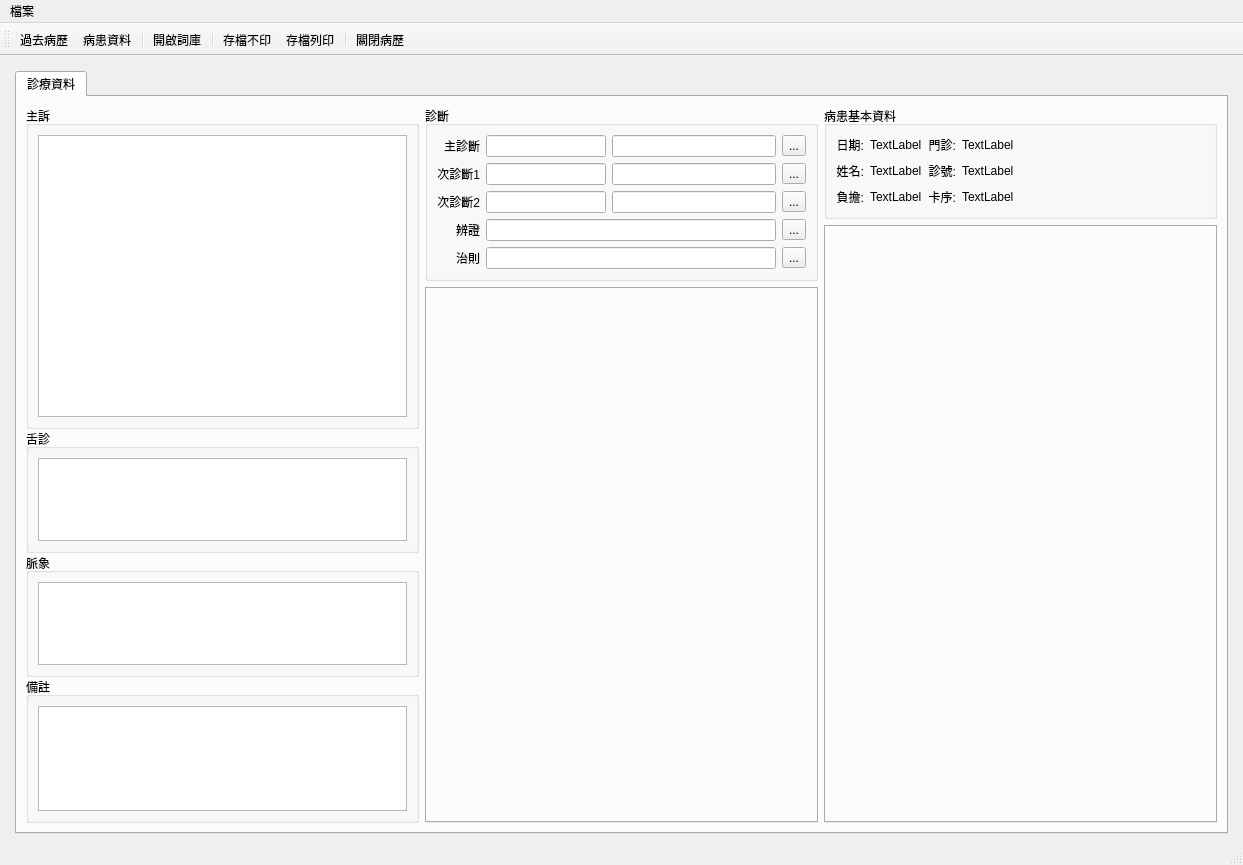
<?xml version="1.0" encoding="UTF-8"?>
<ui version="4.0">
 <class>TemplateWindow</class>
 <widget class="QMainWindow" name="TemplateWindow">
  <property name="geometry">
   <rect>
    <x>0</x>
    <y>0</y>
    <width>1243</width>
    <height>865</height>
   </rect>
  </property>
  <property name="windowTitle">
   <string>病歷內容</string>
  </property>
  <widget class="QWidget" name="centralwidget">
   <layout class="QVBoxLayout" name="verticalLayout_13">
    <item>
     <layout class="QGridLayout" name="gridLayout">
      <property name="leftMargin">
       <number>6</number>
      </property>
      <property name="topMargin">
       <number>6</number>
      </property>
      <property name="rightMargin">
       <number>6</number>
      </property>
      <item row="0" column="0">
       <widget class="QTabWidget" name="tabWidget_medical">
        <property name="currentIndex">
         <number>0</number>
        </property>
        <widget class="QWidget" name="tab_medical_record">
         <attribute name="title">
          <string>診療資料</string>
         </attribute>
         <layout class="QVBoxLayout" name="verticalLayout">
          <item>
           <layout class="QHBoxLayout" name="horizontalLayout_2">
            <item>
             <widget class="QFrame" name="verticalFrame_diagnostic">
              <property name="sizePolicy">
               <sizepolicy hsizetype="Expanding" vsizetype="Preferred">
                <horstretch>0</horstretch>
                <verstretch>0</verstretch>
               </sizepolicy>
              </property>
              <layout class="QVBoxLayout" name="verticalLayout_2">
               <property name="spacing">
                <number>0</number>
               </property>
               <property name="leftMargin">
                <number>0</number>
               </property>
               <property name="topMargin">
                <number>0</number>
               </property>
               <property name="rightMargin">
                <number>0</number>
               </property>
               <property name="bottomMargin">
                <number>0</number>
               </property>
               <item>
                <widget class="QGroupBox" name="groupBox_symptom">
                 <property name="title">
                  <string>主訴</string>
                 </property>
                 <property name="checkable">
                  <bool>false</bool>
                 </property>
                 <property name="checked">
                  <bool>false</bool>
                 </property>
                 <layout class="QHBoxLayout" name="horizontalLayout_3">
                  <item>
                   <widget class="QTextEdit" name="textEdit_symptom">
                    <property name="autoFillBackground">
                     <bool>false</bool>
                    </property>
                   </widget>
                  </item>
                 </layout>
                </widget>
               </item>
               <item>
                <widget class="QGroupBox" name="groupBox_tongue">
                 <property name="maximumSize">
                  <size>
                   <width>16777215</width>
                   <height>124</height>
                  </size>
                 </property>
                 <property name="title">
                  <string>舌診</string>
                 </property>
                 <layout class="QVBoxLayout" name="verticalLayout_8">
                  <item>
                   <widget class="QTextEdit" name="textEdit_tongue"/>
                  </item>
                 </layout>
                </widget>
               </item>
               <item>
                <widget class="QGroupBox" name="groupBox_pulse">
                 <property name="maximumSize">
                  <size>
                   <width>16777215</width>
                   <height>124</height>
                  </size>
                 </property>
                 <property name="title">
                  <string>脈象</string>
                 </property>
                 <layout class="QVBoxLayout" name="verticalLayout_9">
                  <item>
                   <widget class="QTextEdit" name="textEdit_pulse"/>
                  </item>
                 </layout>
                </widget>
               </item>
               <item>
                <widget class="QGroupBox" name="groupBox_remark">
                 <property name="maximumSize">
                  <size>
                   <width>16777215</width>
                   <height>146</height>
                  </size>
                 </property>
                 <property name="title">
                  <string>備註</string>
                 </property>
                 <layout class="QVBoxLayout" name="verticalLayout_10">
                  <item>
                   <widget class="QTextEdit" name="textEdit_remark"/>
                  </item>
                 </layout>
                </widget>
               </item>
              </layout>
             </widget>
            </item>
            <item>
             <widget class="QFrame" name="verticalFrame_prescript">
              <property name="sizePolicy">
               <sizepolicy hsizetype="Expanding" vsizetype="Preferred">
                <horstretch>0</horstretch>
                <verstretch>0</verstretch>
               </sizepolicy>
              </property>
              <property name="maximumSize">
               <size>
                <width>630</width>
                <height>16777215</height>
               </size>
              </property>
              <layout class="QVBoxLayout" name="verticalLayout_11">
               <property name="spacing">
                <number>6</number>
               </property>
               <property name="leftMargin">
                <number>0</number>
               </property>
               <property name="topMargin">
                <number>0</number>
               </property>
               <property name="rightMargin">
                <number>0</number>
               </property>
               <property name="bottomMargin">
                <number>0</number>
               </property>
               <item>
                <widget class="QGroupBox" name="groupBox_diagnostic">
                 <property name="title">
                  <string>診斷</string>
                 </property>
                 <layout class="QVBoxLayout" name="verticalLayout_7">
                  <item>
                   <layout class="QGridLayout" name="gridLayout_2" columnstretch="0,0,0,0">
                    <item row="0" column="0">
                     <widget class="QLabel" name="label">
                      <property name="frameShape">
                       <enum>QFrame::NoFrame</enum>
                      </property>
                      <property name="frameShadow">
                       <enum>QFrame::Plain</enum>
                      </property>
                      <property name="text">
                       <string>主診斷</string>
                      </property>
                      <property name="alignment">
                       <set>Qt::AlignRight|Qt::AlignTrailing|Qt::AlignVCenter</set>
                      </property>
                      <property name="openExternalLinks">
                       <bool>false</bool>
                      </property>
                     </widget>
                    </item>
                    <item row="4" column="0">
                     <widget class="QLabel" name="label_5">
                      <property name="text">
                       <string>治則</string>
                      </property>
                      <property name="alignment">
                       <set>Qt::AlignRight|Qt::AlignTrailing|Qt::AlignVCenter</set>
                      </property>
                     </widget>
                    </item>
                    <item row="3" column="0">
                     <widget class="QLabel" name="label_4">
                      <property name="text">
                       <string>辨證</string>
                      </property>
                      <property name="alignment">
                       <set>Qt::AlignRight|Qt::AlignTrailing|Qt::AlignVCenter</set>
                      </property>
                     </widget>
                    </item>
                    <item row="2" column="1">
                     <widget class="QLineEdit" name="lineEdit_disease_code3">
                      <property name="maximumSize">
                       <size>
                        <width>120</width>
                        <height>16777215</height>
                       </size>
                      </property>
                      <property name="maxLength">
                       <number>10</number>
                      </property>
                      <property name="clearButtonEnabled">
                       <bool>true</bool>
                      </property>
                     </widget>
                    </item>
                    <item row="1" column="0">
                     <widget class="QLabel" name="label_2">
                      <property name="text">
                       <string>次診斷1</string>
                      </property>
                      <property name="alignment">
                       <set>Qt::AlignRight|Qt::AlignTrailing|Qt::AlignVCenter</set>
                      </property>
                     </widget>
                    </item>
                    <item row="2" column="0">
                     <widget class="QLabel" name="label_3">
                      <property name="text">
                       <string>次診斷2</string>
                      </property>
                      <property name="alignment">
                       <set>Qt::AlignRight|Qt::AlignTrailing|Qt::AlignVCenter</set>
                      </property>
                     </widget>
                    </item>
                    <item row="1" column="1">
                     <widget class="QLineEdit" name="lineEdit_disease_code2">
                      <property name="maximumSize">
                       <size>
                        <width>120</width>
                        <height>16777215</height>
                       </size>
                      </property>
                      <property name="maxLength">
                       <number>10</number>
                      </property>
                      <property name="clearButtonEnabled">
                       <bool>true</bool>
                      </property>
                     </widget>
                    </item>
                    <item row="0" column="1">
                     <widget class="QLineEdit" name="lineEdit_disease_code1">
                      <property name="maximumSize">
                       <size>
                        <width>120</width>
                        <height>16777215</height>
                       </size>
                      </property>
                      <property name="text">
                       <string/>
                      </property>
                      <property name="maxLength">
                       <number>10</number>
                      </property>
                      <property name="clearButtonEnabled">
                       <bool>true</bool>
                      </property>
                     </widget>
                    </item>
                    <item row="1" column="2">
                     <widget class="QLineEdit" name="lineEdit_disease_name2">
                      <property name="focusPolicy">
                       <enum>Qt::NoFocus</enum>
                      </property>
                      <property name="readOnly">
                       <bool>true</bool>
                      </property>
                     </widget>
                    </item>
                    <item row="0" column="2">
                     <widget class="QLineEdit" name="lineEdit_disease_name1">
                      <property name="focusPolicy">
                       <enum>Qt::NoFocus</enum>
                      </property>
                      <property name="readOnly">
                       <bool>true</bool>
                      </property>
                     </widget>
                    </item>
                    <item row="3" column="1" colspan="2">
                     <widget class="QLineEdit" name="lineEdit_distinguish">
                      <property name="clearButtonEnabled">
                       <bool>true</bool>
                      </property>
                     </widget>
                    </item>
                    <item row="2" column="2">
                     <widget class="QLineEdit" name="lineEdit_disease_name3">
                      <property name="focusPolicy">
                       <enum>Qt::NoFocus</enum>
                      </property>
                      <property name="readOnly">
                       <bool>true</bool>
                      </property>
                     </widget>
                    </item>
                    <item row="4" column="1" colspan="2">
                     <widget class="QLineEdit" name="lineEdit_cure">
                      <property name="clearButtonEnabled">
                       <bool>true</bool>
                      </property>
                     </widget>
                    </item>
                    <item row="0" column="3">
                     <widget class="QToolButton" name="toolButton_disease1">
                      <property name="text">
                       <string>...</string>
                      </property>
                      <property name="icon">
                       <iconset>
                        <normaloff>../icons/help-contents.svg</normaloff>../icons/help-contents.svg</iconset>
                      </property>
                     </widget>
                    </item>
                    <item row="1" column="3">
                     <widget class="QToolButton" name="toolButton_disease2">
                      <property name="text">
                       <string>...</string>
                      </property>
                      <property name="icon">
                       <iconset>
                        <normaloff>../icons/help-contents.svg</normaloff>../icons/help-contents.svg</iconset>
                      </property>
                     </widget>
                    </item>
                    <item row="2" column="3">
                     <widget class="QToolButton" name="toolButton_disease3">
                      <property name="text">
                       <string>...</string>
                      </property>
                      <property name="icon">
                       <iconset>
                        <normaloff>../icons/help-contents.svg</normaloff>../icons/help-contents.svg</iconset>
                      </property>
                     </widget>
                    </item>
                    <item row="3" column="3">
                     <widget class="QToolButton" name="toolButton_distincts">
                      <property name="text">
                       <string>...</string>
                      </property>
                      <property name="icon">
                       <iconset>
                        <normaloff>../icons/help-hint.svg</normaloff>../icons/help-hint.svg</iconset>
                      </property>
                     </widget>
                    </item>
                    <item row="4" column="3">
                     <widget class="QToolButton" name="toolButton_cure">
                      <property name="text">
                       <string>...</string>
                      </property>
                      <property name="icon">
                       <iconset>
                        <normaloff>../icons/help-hint.svg</normaloff>../icons/help-hint.svg</iconset>
                      </property>
                     </widget>
                    </item>
                   </layout>
                  </item>
                 </layout>
                </widget>
               </item>
               <item>
                <widget class="QTabWidget" name="tabWidget_prescript">
                 <property name="currentIndex">
                  <number>-1</number>
                 </property>
                 <property name="documentMode">
                  <bool>false</bool>
                 </property>
                 <property name="tabsClosable">
                  <bool>true</bool>
                 </property>
                 <property name="movable">
                  <bool>true</bool>
                 </property>
                </widget>
               </item>
              </layout>
             </widget>
            </item>
            <item>
             <widget class="QFrame" name="verticalFrame_past_history">
              <property name="maximumSize">
               <size>
                <width>400</width>
                <height>16777215</height>
               </size>
              </property>
              <layout class="QVBoxLayout" name="verticalLayout_4">
               <property name="spacing">
                <number>6</number>
               </property>
               <property name="leftMargin">
                <number>0</number>
               </property>
               <property name="topMargin">
                <number>0</number>
               </property>
               <property name="rightMargin">
                <number>0</number>
               </property>
               <property name="bottomMargin">
                <number>0</number>
               </property>
               <item>
                <widget class="QGroupBox" name="groupBox_patient">
                 <property name="title">
                  <string>病患基本資料</string>
                 </property>
                 <layout class="QVBoxLayout" name="verticalLayout_3">
                  <item>
                   <layout class="QGridLayout" name="gridLayout_3">
                    <item row="0" column="2">
                     <widget class="QLabel" name="label_15">
                      <property name="font">
                       <font>
                        <weight>50</weight>
                        <bold>false</bold>
                       </font>
                      </property>
                      <property name="text">
                       <string>門診:</string>
                      </property>
                      <property name="alignment">
                       <set>Qt::AlignRight|Qt::AlignTrailing|Qt::AlignVCenter</set>
                      </property>
                     </widget>
                    </item>
                    <item row="1" column="0">
                     <widget class="QLabel" name="label_6">
                      <property name="font">
                       <font>
                        <weight>50</weight>
                        <bold>false</bold>
                       </font>
                      </property>
                      <property name="text">
                       <string>姓名:</string>
                      </property>
                      <property name="alignment">
                       <set>Qt::AlignRight|Qt::AlignTrailing|Qt::AlignVCenter</set>
                      </property>
                     </widget>
                    </item>
                    <item row="1" column="1">
                     <widget class="QLabel" name="label_patient_name">
                      <property name="text">
                       <string>TextLabel</string>
                      </property>
                     </widget>
                    </item>
                    <item row="0" column="0">
                     <widget class="QLabel" name="label_7">
                      <property name="font">
                       <font>
                        <weight>50</weight>
                        <bold>false</bold>
                       </font>
                      </property>
                      <property name="text">
                       <string>日期:</string>
                      </property>
                      <property name="alignment">
                       <set>Qt::AlignRight|Qt::AlignTrailing|Qt::AlignVCenter</set>
                      </property>
                     </widget>
                    </item>
                    <item row="0" column="1">
                     <widget class="QLabel" name="label_case_date">
                      <property name="text">
                       <string>TextLabel</string>
                      </property>
                     </widget>
                    </item>
                    <item row="0" column="3">
                     <widget class="QLabel" name="label_ins_type">
                      <property name="text">
                       <string>TextLabel</string>
                      </property>
                     </widget>
                    </item>
                    <item row="1" column="2">
                     <widget class="QLabel" name="label_12">
                      <property name="font">
                       <font>
                        <weight>50</weight>
                        <bold>false</bold>
                       </font>
                      </property>
                      <property name="text">
                       <string>診號:</string>
                      </property>
                      <property name="alignment">
                       <set>Qt::AlignRight|Qt::AlignTrailing|Qt::AlignVCenter</set>
                      </property>
                     </widget>
                    </item>
                    <item row="1" column="3">
                     <widget class="QLabel" name="label_regist_no">
                      <property name="text">
                       <string>TextLabel</string>
                      </property>
                     </widget>
                    </item>
                    <item row="2" column="2">
                     <widget class="QLabel" name="label_11">
                      <property name="font">
                       <font>
                        <weight>50</weight>
                        <bold>false</bold>
                       </font>
                      </property>
                      <property name="text">
                       <string>卡序:</string>
                      </property>
                      <property name="alignment">
                       <set>Qt::AlignRight|Qt::AlignTrailing|Qt::AlignVCenter</set>
                      </property>
                     </widget>
                    </item>
                    <item row="2" column="3">
                     <widget class="QLabel" name="label_card">
                      <property name="text">
                       <string>TextLabel</string>
                      </property>
                     </widget>
                    </item>
                    <item row="2" column="1">
                     <widget class="QLabel" name="label_share_type">
                      <property name="text">
                       <string>TextLabel</string>
                      </property>
                     </widget>
                    </item>
                    <item row="2" column="0">
                     <widget class="QLabel" name="label_9">
                      <property name="font">
                       <font>
                        <weight>50</weight>
                        <bold>false</bold>
                       </font>
                      </property>
                      <property name="text">
                       <string>負擔:</string>
                      </property>
                      <property name="alignment">
                       <set>Qt::AlignRight|Qt::AlignTrailing|Qt::AlignVCenter</set>
                      </property>
                     </widget>
                    </item>
                    <item row="0" column="4">
                     <spacer name="horizontalSpacer">
                      <property name="orientation">
                       <enum>Qt::Horizontal</enum>
                      </property>
                      <property name="sizeHint" stdset="0">
                       <size>
                        <width>40</width>
                        <height>20</height>
                       </size>
                      </property>
                     </spacer>
                    </item>
                    <item row="1" column="4">
                     <spacer name="horizontalSpacer_3">
                      <property name="orientation">
                       <enum>Qt::Horizontal</enum>
                      </property>
                      <property name="sizeHint" stdset="0">
                       <size>
                        <width>40</width>
                        <height>20</height>
                       </size>
                      </property>
                     </spacer>
                    </item>
                    <item row="2" column="4">
                     <spacer name="horizontalSpacer_4">
                      <property name="orientation">
                       <enum>Qt::Horizontal</enum>
                      </property>
                      <property name="sizeHint" stdset="0">
                       <size>
                        <width>40</width>
                        <height>20</height>
                       </size>
                      </property>
                     </spacer>
                    </item>
                   </layout>
                  </item>
                 </layout>
                </widget>
               </item>
               <item>
                <widget class="QTabWidget" name="tabWidget_past_record">
                 <property name="currentIndex">
                  <number>-1</number>
                 </property>
                </widget>
               </item>
              </layout>
             </widget>
            </item>
           </layout>
          </item>
         </layout>
        </widget>
       </widget>
      </item>
     </layout>
    </item>
   </layout>
  </widget>
  <widget class="QStatusBar" name="statusbar"/>
  <widget class="QToolBar" name="toolBar">
   <property name="windowTitle">
    <string>toolBar</string>
   </property>
   <property name="toolButtonStyle">
    <enum>Qt::ToolButtonTextUnderIcon</enum>
   </property>
   <attribute name="toolBarArea">
    <enum>TopToolBarArea</enum>
   </attribute>
   <attribute name="toolBarBreak">
    <bool>false</bool>
   </attribute>
   <addaction name="action_past_history"/>
   <addaction name="action_patient"/>
   <addaction name="separator"/>
   <addaction name="action_dictionary"/>
   <addaction name="separator"/>
   <addaction name="action_save"/>
   <addaction name="action_save_and_print"/>
   <addaction name="separator"/>
   <addaction name="action_close"/>
  </widget>
  <widget class="QMenuBar" name="menubar">
   <property name="geometry">
    <rect>
     <x>0</x>
     <y>0</y>
     <width>1243</width>
     <height>26</height>
    </rect>
   </property>
   <widget class="QMenu" name="menu">
    <property name="title">
     <string>檔案</string>
    </property>
   </widget>
   <addaction name="menu"/>
  </widget>
  <action name="action_save_and_print">
   <property name="icon">
    <iconset>
     <normaloff>../icons/document-print.svg</normaloff>../icons/document-print.svg</iconset>
   </property>
   <property name="text">
    <string>存檔列印</string>
   </property>
   <property name="toolTip">
    <string>存檔後列印各項單據</string>
   </property>
   <property name="shortcut">
    <string>F11</string>
   </property>
  </action>
  <action name="action_dictionary">
   <property name="icon">
    <iconset>
     <normaloff>../icons/address-book-new.svg</normaloff>../icons/address-book-new.svg</iconset>
   </property>
   <property name="text">
    <string>開啟詞庫</string>
   </property>
   <property name="shortcut">
    <string>F1</string>
   </property>
  </action>
  <action name="action_close">
   <property name="icon">
    <iconset>
     <normaloff>../icons/application-exit.svg</normaloff>../icons/application-exit.svg</iconset>
   </property>
   <property name="text">
    <string>關閉病歷</string>
   </property>
  </action>
  <action name="action_patient">
   <property name="icon">
    <iconset>
     <normaloff>../icons/document-open.svg</normaloff>../icons/document-open.svg</iconset>
   </property>
   <property name="text">
    <string>病患資料</string>
   </property>
   <property name="toolTip">
    <string>顯示病患資料</string>
   </property>
   <property name="shortcut">
    <string>F2</string>
   </property>
  </action>
  <action name="action_past_history">
   <property name="icon">
    <iconset>
     <normaloff>../icons/folder-documents.png</normaloff>../icons/folder-documents.png</iconset>
   </property>
   <property name="text">
    <string>過去病歷</string>
   </property>
   <property name="toolTip">
    <string>顯示完整的過去病歷</string>
   </property>
  </action>
  <action name="action_save">
   <property name="icon">
    <iconset>
     <normaloff>../icons/filesave.svg</normaloff>../icons/filesave.svg</iconset>
   </property>
   <property name="text">
    <string>存檔不印</string>
   </property>
   <property name="toolTip">
    <string>存檔後不列印單據</string>
   </property>
   <property name="shortcut">
    <string>F10</string>
   </property>
  </action>
 </widget>
 <resources/>
 <connections/>
</ui>
